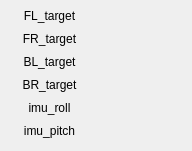
<?xml version="1.0" encoding="UTF-8"?>
<ui version="4.0">
 <class>MainWindowDesign</class>
 <widget class="QMainWindow" name="MainWindowDesign">
  <property name="geometry">
   <rect>
    <x>0</x>
    <y>0</y>
    <width>192</width>
    <height>151</height>
   </rect>
  </property>
  <property name="windowTitle">
   <string>QRosApp</string>
  </property>
  <property name="windowIcon">
   <iconset>
    <normaloff>:/images/icon.png</normaloff>:/images/icon.png</iconset>
  </property>
  <property name="locale">
   <locale language="English" country="Australia"/>
  </property>
  <widget class="QWidget" name="centralwidget">
   <layout class="QHBoxLayout">
    <item>
     <widget class="QWidget" name="widget" native="true">
      <widget class="QLabel" name="roll">
       <property name="geometry">
        <rect>
         <x>80</x>
         <y>96</y>
         <width>101</width>
         <height>17</height>
        </rect>
       </property>
       <property name="text">
        <string/>
       </property>
       <property name="alignment">
        <set>Qt::AlignCenter</set>
       </property>
      </widget>
      <widget class="QLabel" name="FR">
       <property name="geometry">
        <rect>
         <x>80</x>
         <y>27</y>
         <width>101</width>
         <height>17</height>
        </rect>
       </property>
       <property name="text">
        <string/>
       </property>
       <property name="alignment">
        <set>Qt::AlignCenter</set>
       </property>
      </widget>
      <widget class="QLabel" name="FL">
       <property name="geometry">
        <rect>
         <x>80</x>
         <y>4</y>
         <width>101</width>
         <height>17</height>
        </rect>
       </property>
       <property name="text">
        <string/>
       </property>
       <property name="alignment">
        <set>Qt::AlignCenter</set>
       </property>
      </widget>
      <widget class="QLabel" name="pitch">
       <property name="geometry">
        <rect>
         <x>80</x>
         <y>119</y>
         <width>101</width>
         <height>17</height>
        </rect>
       </property>
       <property name="text">
        <string/>
       </property>
       <property name="alignment">
        <set>Qt::AlignCenter</set>
       </property>
      </widget>
      <widget class="QLabel" name="BL">
       <property name="geometry">
        <rect>
         <x>80</x>
         <y>50</y>
         <width>101</width>
         <height>17</height>
        </rect>
       </property>
       <property name="text">
        <string/>
       </property>
       <property name="alignment">
        <set>Qt::AlignCenter</set>
       </property>
      </widget>
      <widget class="QLabel" name="BR">
       <property name="enabled">
        <bool>true</bool>
       </property>
       <property name="geometry">
        <rect>
         <x>80</x>
         <y>73</y>
         <width>101</width>
         <height>17</height>
        </rect>
       </property>
       <property name="text">
        <string/>
       </property>
       <property name="alignment">
        <set>Qt::AlignCenter</set>
       </property>
      </widget>
      <widget class="QLabel" name="label_9">
       <property name="geometry">
        <rect>
         <x>0</x>
         <y>113</y>
         <width>81</width>
         <height>17</height>
        </rect>
       </property>
       <property name="text">
        <string>imu_pitch</string>
       </property>
       <property name="alignment">
        <set>Qt::AlignCenter</set>
       </property>
      </widget>
      <widget class="QLabel" name="label_4">
       <property name="geometry">
        <rect>
         <x>0</x>
         <y>21</y>
         <width>81</width>
         <height>17</height>
        </rect>
       </property>
       <property name="text">
        <string>FR_target</string>
       </property>
       <property name="alignment">
        <set>Qt::AlignCenter</set>
       </property>
      </widget>
      <widget class="QLabel" name="label_7">
       <property name="geometry">
        <rect>
         <x>0</x>
         <y>67</y>
         <width>81</width>
         <height>17</height>
        </rect>
       </property>
       <property name="text">
        <string>BR_target</string>
       </property>
       <property name="alignment">
        <set>Qt::AlignCenter</set>
       </property>
      </widget>
      <widget class="QLabel" name="label_6">
       <property name="geometry">
        <rect>
         <x>0</x>
         <y>44</y>
         <width>81</width>
         <height>17</height>
        </rect>
       </property>
       <property name="text">
        <string>BL_target</string>
       </property>
       <property name="alignment">
        <set>Qt::AlignCenter</set>
       </property>
      </widget>
      <widget class="QLabel" name="label_5">
       <property name="geometry">
        <rect>
         <x>0</x>
         <y>-2</y>
         <width>81</width>
         <height>17</height>
        </rect>
       </property>
       <property name="text">
        <string>FL_target</string>
       </property>
       <property name="alignment">
        <set>Qt::AlignCenter</set>
       </property>
      </widget>
      <widget class="QLabel" name="label_8">
       <property name="geometry">
        <rect>
         <x>0</x>
         <y>90</y>
         <width>81</width>
         <height>17</height>
        </rect>
       </property>
       <property name="text">
        <string>imu_roll</string>
       </property>
       <property name="alignment">
        <set>Qt::AlignCenter</set>
       </property>
      </widget>
     </widget>
    </item>
   </layout>
  </widget>
  <action name="action_Quit">
   <property name="text">
    <string>&amp;Quit</string>
   </property>
   <property name="shortcut">
    <string>Ctrl+Q</string>
   </property>
   <property name="shortcutContext">
    <enum>Qt::ApplicationShortcut</enum>
   </property>
  </action>
  <action name="action_Preferences">
   <property name="text">
    <string>&amp;Preferences</string>
   </property>
  </action>
  <action name="actionAbout">
   <property name="text">
    <string>&amp;About</string>
   </property>
  </action>
  <action name="actionAbout_Qt">
   <property name="text">
    <string>About &amp;Qt</string>
   </property>
  </action>
 </widget>
 <resources/>
 <connections>
  <connection>
   <sender>action_Quit</sender>
   <signal>triggered()</signal>
   <receiver>MainWindowDesign</receiver>
   <slot>close()</slot>
   <hints>
    <hint type="sourcelabel">
     <x>-1</x>
     <y>-1</y>
    </hint>
    <hint type="destinationlabel">
     <x>399</x>
     <y>299</y>
    </hint>
   </hints>
  </connection>
 </connections>
</ui>
